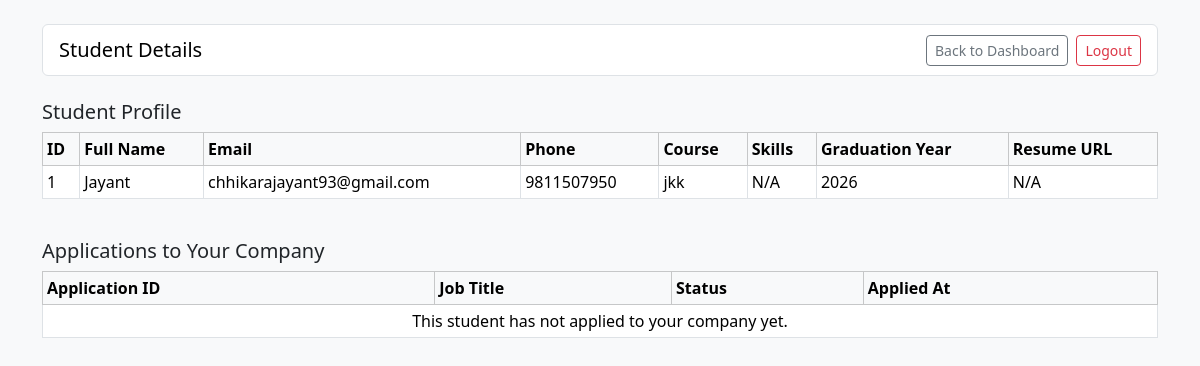
Screenshot of /company/student-details?student_id=1 (signed in) with the database file from the repository.
### model.py (models this page shows, shortened)
class Student(db.Model):
    __tablename__ = "students"
    id = db.Column(db.Integer, primary_key=True)
    full_name = db.Column(db.String(120), nullable=False)
    email = db.Column(db.String(120), unique=True, nullable=False)
    password = db.Column(db.String(120), nullable=False)
    phone = db.Column(db.String(20), nullable=True)
    course = db.Column(db.String(100), nullable=True)
    skills = db.Column(db.String(255), nullable=True)
    graduation_year = db.Column(db.Integer, nullable=True)
    resume_url = db.Column(db.String(255), nullable=True)
    is_deactivated = db.Column(db.Boolean, nullable=False, default=False)
    applications = db.relationship(
        "Application", back_populates="student", cascade="all, delete-orphan"
    )

### app.py (the view)
@app.route('/company/student-details')
def company_student_details():
    if 'company_id' not in session:
        return redirect(url_for("access"))
    company = Company.query.get(session['company_id'])
    if not company or company.is_blacklisted:
        session.clear()
        return redirect(url_for("access"))
    student_id_raw = (request.args.get("student_id") or "").strip()
    if not student_id_raw.isdigit():
        flash("Please enter a valid student ID.", "warning")
        return redirect(url_for("company_dashboard"))
    student_id = int(student_id_raw)
    student = Student.query.get(student_id)
    if not student:
        flash("No student found with this ID.", "warning")
        return redirect(url_for("company_dashboard"))
    student_applications = Application.query.join(JobPosition).filter(
        Application.student_id == student.id,
        JobPosition.company_id == company.id
    ).order_by(Application.id.desc()).all()
    return render_template(
        'company_student_detail.html',
        company=company,
        student=student,
        student_applications=student_applications,
    )

### template/company_student_detail.html (shortened to what this page needs)
<!doctype html>
<html lang="en">
<head>
    <link href="https://cdn.jsdelivr.net/npm/bootstrap@5.3.8/dist/css/bootstrap.min.css" rel="stylesheet">
</head>
<body class="bg-light">
    <main class="container py-4">
        <nav class="navbar navbar-expand-lg bg-white border rounded px-3 mb-4">
            <span class="navbar-brand mb-0 h1">Student Details</span>
            <a href="{{ url_for('company_dashboard') }}" class="btn btn-outline-secondary btn-sm ms-auto me-2">Back to Dashboard</a>
            <a href="{{ url_for('logout') }}" class="btn btn-outline-danger btn-sm">Logout</a>
        </nav>
        <section class="mb-4">
            <h2 class="h5">Student Profile</h2>
            <div class="table-responsive">
                <table class="table table-bordered table-sm align-middle bg-white">
                    <thead class="table-light">
                        <tr>
                            <th>ID</th>
                            <th>Full Name</th>
                            <th>Email</th>
                            <th>Phone</th>
                            <th>Course</th>
                            <th>Skills</th>
                            <th>Graduation Year</th>
                            <th>Resume URL</th>
                        </tr>
                    </thead>
                    <tbody>
                        <tr>
                            <td>{{ student.id }}</td>
                            <td>{{ student.full_name }}</td>
                            <td>{{ student.email }}</td>
                            <td>{{ student.phone or 'N/A' }}</td>
                            <td>{{ student.course or 'N/A' }}</td>
                            <td>{{ student.skills or 'N/A' }}</td>
                            <td>{{ student.graduation_year or 'N/A' }}</td>
                            <td>
                                {% if student.resume_url %}
                                <a href="{{ student.resume_url }}" target="_blank">View Resume</a>
                                {% else %}
                                N/A
                                {% endif %}
                            </td>
                        </tr>
                    </tbody>
                </table>
            </div>
        </section>
        <section>
            <h2 class="h5">Applications to Your Company</h2>
            <div class="table-responsive">
                <table class="table table-bordered table-sm align-middle bg-white">
                    <thead class="table-light">
                        <tr>
                            <th>Application ID</th>
                            <th>Job Title</th>
                            <th>Status</th>
                            <th>Applied At</th>
                        </tr>
                    </thead>
                    <tbody>
                        {% for application in student_applications %}
                        <tr>
                            <td>{{ application.id }}</td>
                            <td>{{ application.job_position.title }}</td>
                            <td>{{ application.status }}</td>
                            <td>{{ application.applied_at.strftime('%Y-%m-%d %H:%M') if application.applied_at else 'N/A' }}</td>
                        </tr>
                        {% else %}
                        <tr>
                            <td colspan="4" class="text-center">This student has not applied to your company yet.</td>
                        </tr>
                        {% endfor %}
                    </tbody>
                </table>
            </div>
        </section>
    </main>
</body>
</html>

### rows the page displays
Student: id "1", full_name "Jayant", email "chhikarajayant93@gmail.com", phone "9811507950", course "jkk", skills "N/A", graduation_year "2026"
